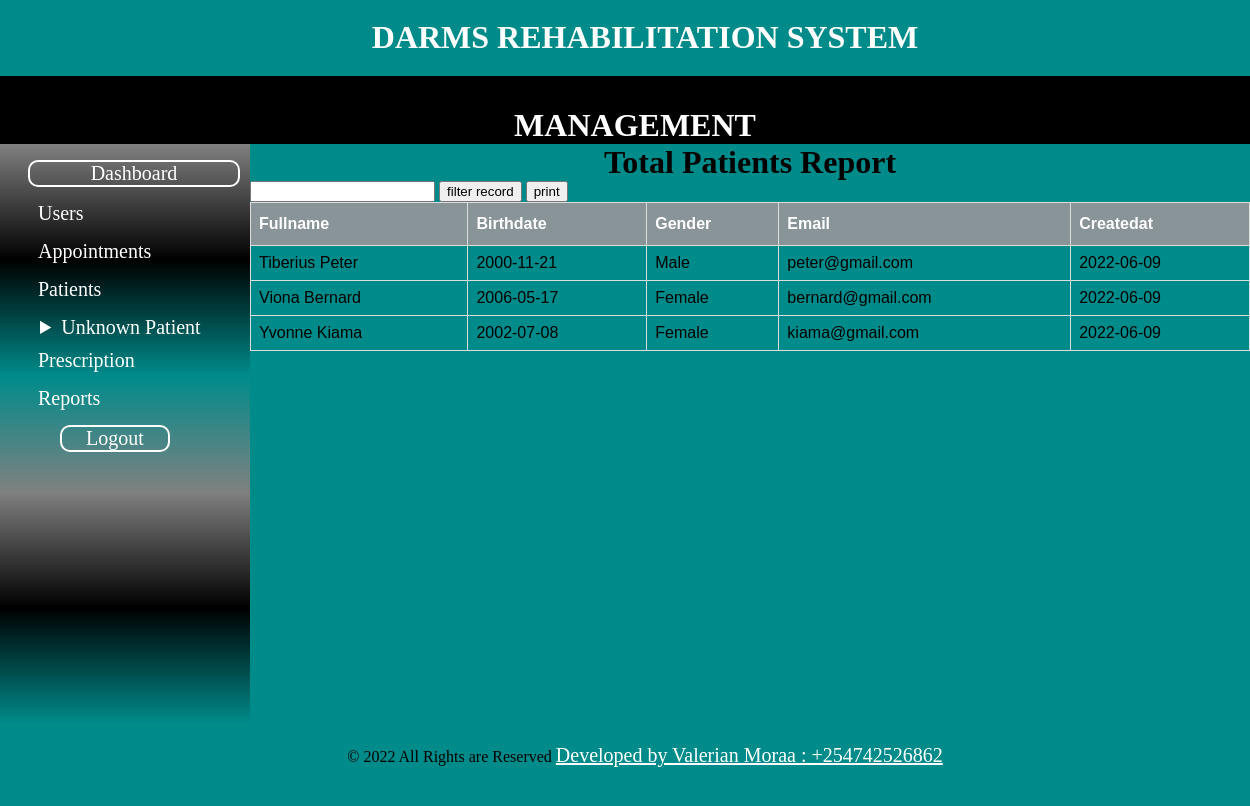
Page /admin/filter_patientsage.php on the committed database.
### tables this page shows
CREATE TABLE `patient` (
  `patient_id` int(10) NOT NULL,
  `patient_name` varchar(100) NOT NULL,
  `patient_email` varchar(100) DEFAULT NULL,
  `patient_mobile` varchar(100) DEFAULT NULL,
  `patient_gender` varchar(50) NOT NULL,
  `Date_of_birth` date NOT NULL,
  `guardian` varchar(100) DEFAULT NULL,
  `patient_address` varchar(100) DEFAULT NULL,
  `createdat` date DEFAULT NULL
);

### admin/filter_patientsage.php (the view, shortened to what this page needs)
<?php include "includes/header.php"; ?>
<?php include "includes/navigation.php"; ?>
<?php include "includes/sidebar.php"; ?>
<div class="article">
    <h1 id="titleoftable">Total Patients Report</h1>
    <form method="post">
        <input type="text" name="search_data" />
        <input type="submit" name="search_detail" value="filter record" />
        <input type="button" onclick="windows.print()" value="print" />
    </form>
    <table id="patients">
        <thead>
            <th>Fullname</th>
            <th>Birthdate</th>
            <th>Gender</th>
            <th>Email</th>
            <th>Createdat</th>
        </thead>
        <tbody>
            <?php
            $db = mysqli_connect('localhost', 'Valerian', '#Valeriephyl254', 'darms');
            $query = "SELECT * FROM patient WHERE Date_of_birth>='1998-01-01' AND Date_of_birth LIKE '%$search_patientage%'";
            $select_all_patients = mysqli_query($db, $query);
            while ($row = mysqli_fetch_assoc($select_all_patients)) {
                $fullname = $row['patient_name'];
                $birthdate = $row['Date_of_birth'];
                $gender = $row['patient_gender'];
                $email = $row['patient_email'];
                $createdat = $row['createdat'];
                echo "<tr>";
                echo "<td>{$fullname}</td>";
                echo "<td>{$birthdate}</td>";
                echo "<td>{$gender}</td>";
                echo "<td>{$email}</td>";
                echo "<td>{$createdat}</td>";
                echo "</tr>";
            }
            ?>
        </tbody>
    </table>
</div>
<?php include "includes/footer.php"; ?>

### admin/includes/header.php (style rules this page uses)
body { border: 0; margin: 0; overflow-x: hidden; background: darkcyan; }
h1 { text-align: center; }
.article { width: 80%; float: left; height: 580px; }

### admin/filter_patientsage.php (style rules this page uses)
#titleoftable { text-align: center; margin: auto; }
#patients { font-family: Arial, Helvetica, sans-serif; border-collapse: collapse; width: 100%; }
#patients td, #patients th { border: 1px solid #ddd; padding: 8px; }
#patients th { padding-top: 12px; padding-bottom: 12px; text-align: left; background-color: #899499; color: white; }

### rows in the picture
patient: patient_name "Tiberius Peter", Date_of_birth "2000-11-21", patient_gender "Male", patient_email "peter@gmail.com", createdat "2022-06-09"
patient: patient_name "Viona Bernard", Date_of_birth "2006-05-17", patient_gender "Female", patient_email "bernard@gmail.com", createdat "2022-06-09"
patient: patient_name "Yvonne Kiama", Date_of_birth "2002-07-08", patient_gender "Female", patient_email "kiama@gmail.com", createdat "2022-06-09"
